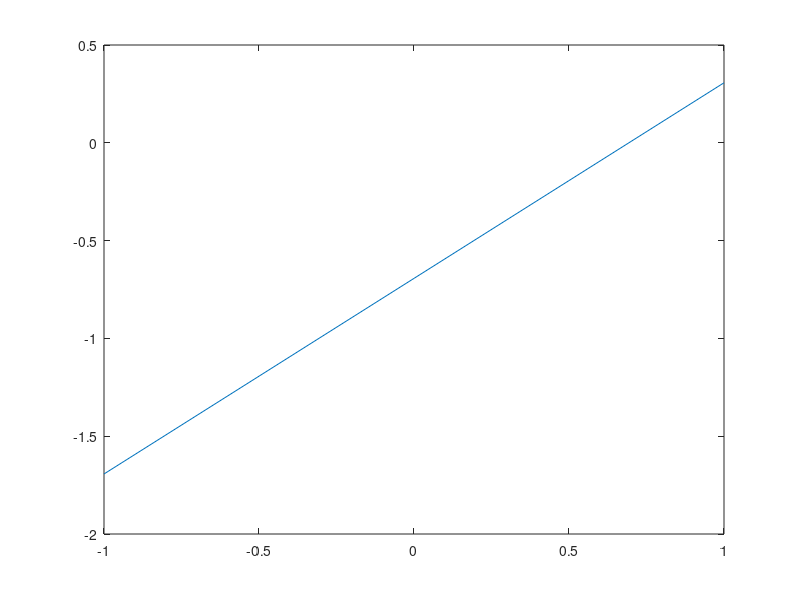

The MATLAB script that drew this image:
%definimos la funcion 
f1 = @(x) x*log(x) - cos(x);
%pedimos por entrada los valores de a, b y x0
a = 1;
b = 4;
tol = 0.00000001;
iteraciones = 0;
%se realizan las iteraciones
i = 0;
x0 = 10000; %valor exagerado para la primera iteracion
error = x0;
errores = [];
raiz = [];
A = [];
B = [];
while error > tol 
    m = (b + a)/2;
    if (f1(m) == 0)
        break
    elseif (f1(a)*f1(m)<0) 
        b = m;
    else
        a = m;
    end
    error = abs(x0 - m);
    x0 = m;
    i = i+1;
    raiz = [raiz,m];
    A = [A, a];
    B = [B, b];
    errores = [errores, error];
    iteraciones = iteraciones + 1;

end

%calculamos el ln de los errores y procedemos a graficar

Y = log(errores);
plot( [Y(iteraciones - 2), Y(iteraciones - 1) ],[Y(iteraciones - 1), Y(iteraciones)]);

%procedemos a calcular el valor de p y el valor de C

p = (Y(iteraciones) - Y(iteraciones - 1))/(Y(iteraciones - 1) - Y(iteraciones - 2));

C = exp(Y(iteraciones)-p*Y(iteraciones - 1));

%Se crea la funcion logaritmica y se graficará en el intervalo [-2, 2]
intervalo = (-1: 0.5: 1);
funcLog = p.*intervalo + log(C);
plot(intervalo, funcLog); 